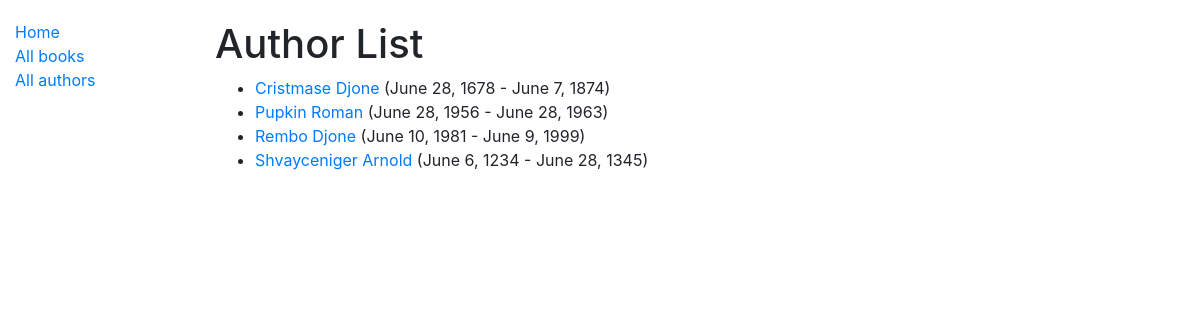
Screenshot of /catalog/authors/ with the database file from the repository.
### catalog/models.py (models this page shows, shortened)
class Author(models.Model):
    first_name = models.CharField(max_length=100)
    last_name = models.CharField(max_length=100)
    date_of_birth = models.DateField(null=True, blank=True)
    date_of_death = models.DateField('Died', null=True, blank=True)
    class Meta:
        ordering = ['last_name', 'first_name']
    def get_absolute_url(self):
        return reverse('author-detail', args=[str(self.id)])

### catalog/views.py (the view)
# urls.py: path('authors/', views.AuthorListView.as_view(), name='authors'),
class AuthorListView(generic.ListView):
    model = Author
    paginate_by = 10

### catalog/templates/catalog/author_list.html
{% extends "base_generic.html" %}
{% block content %}
  <h1>Author List</h1>
  {% if author_list %}
  <ul>
    {% for author in author_list %}
      <li>
        <a href="{{ author.get_absolute_url }}">
            {{ author.last_name }}
            {{ author.first_name }}
        </a>
            ({{author.date_of_birth}} - {{author.date_of_death}})
      </li>
    {% endfor %}
  </ul>
  {% else %}
    <p>There are no authors in the library.</p>
  {% endif %}
{% endblock %}

### catalog/templates/base_generic.html (shortened to what this page needs)
<!DOCTYPE html>
<html lang="en">
<head>
  <link rel="stylesheet" href="https://stackpath.bootstrapcdn.com/bootstrap/4.1.3/css/bootstrap.min.css">
  {% load static %}
  <link rel="stylesheet" href="{% static 'css/styles.css' %}">
</head>
<body>
  <div class="container-fluid">
    <div class="row">
      <div class="col-sm-2">
      {% block sidebar %}
        <ul class="sidebar-nav">
          <li><a href="{% url 'index' %}">Home</a></li>
          <li><a href="{% url 'books' %}">All books</a></li>
          <li><a href="{% url 'authors'%}">All authors</a></li>
        </ul>
      {% endblock %}
      </div>
      <div class="col-sm-10 ">
        {% block content %}{% endblock %}
      </div>
    </div>
  </div>
</body>
</html>

### catalog/static/css/styles.css (style rules this page uses)
.sidebar-nav { margin-top: 20px; padding: 0; list-style: none; }
h1 { margin-top: 20px; }

### rows the page displays
Author: last_name "Cristmase", first_name "Djone", date_of_birth "June 28, 1678", date_of_death "June 7, 1874"
Author: last_name "Pupkin", first_name "Roman", date_of_birth "June 28, 1956", date_of_death "June 28, 1963"
Author: last_name "Rembo", first_name "Djone", date_of_birth "June 10, 1981", date_of_death "June 9, 1999"
Author: last_name "Shvayceniger", first_name "Arnold", date_of_birth "June 6, 1234", date_of_death "June 28, 1345"
